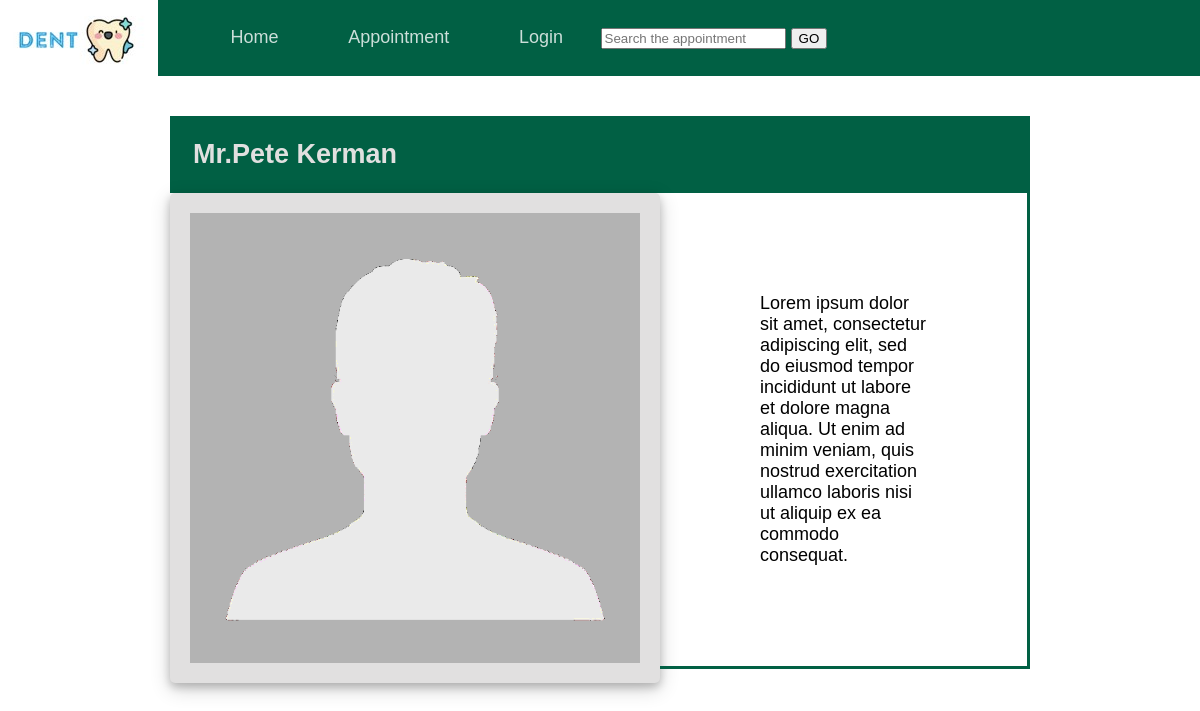
Page /staffdetail/1 on the committed database.
### dent/models.py (models this page shows, shortened)
class Staff(models.Model):
    TITLES = (
        ('Dr', 'Dr'),
        ('MDDr', 'MDDr'),
        ('MUDr', 'MUDr'),
        ('Bc','Bc'),
        ('Mrs', 'Mrs'),
        ('Mr', 'Mr'),
    )
    FIELDS = (
        ('Dental Surgery', 'Dental Surgery'),
        ('Stomatology', 'Stomatology'),
        ('Implantology', 'Implantology'),
        ('Dental Hygiene', 'Dental Hygiene'),
        ('Administrator','Administrator'),
    )
    user = models.OneToOneField(User, on_delete=models.CASCADE)
    title = models.CharField(max_length=20, choices = TITLES)
    fname = models.CharField(max_length = 100)
    sname = models.CharField(max_length= 100)
    about = models.TextField(null= True, blank = True)
    profile_pic = models.ImageField(null = True, blank= True)
    field = models.CharField(max_length=250, choices = FIELDS, default=000)

### dent/views.py (the view)
# urls.py: path('staffdetail/<int:pk>',views.staffdetailview, name = 'staffdetail'),
def staffdetailview(request,pk):
    try:
        employee = Staff.objects.get(id = pk)
        ctx = {'employee':employee}
        return render(request, 'dent/staffdetail.html',ctx)
    except exceptions.ObjectDoesNotExist:
        try:
            return redirect('dent:staffdetail',pk = request.user.staff.id)
        except:
            return redirect('dent:staffprofile',pk =request.user.id )

### templates/dent/staffdetail.html (shortened to what this page needs)
{% extends 'dent/main.html' %}
{% load static %}
{% block content %}
<div class="detail">
    <h2 class="detail-item1"> {{ employee.title }}.{{ employee.fname }} {{ employee.sname }}</h2>
    <img src = "{{ employee.profile_pic.url }}" width ="450" height = "450" class="detail-item2">
    <div class="detail-item3">{{ employee.about }}</div>
</div>
{% endblock %}

### static/css/main.css (style rules this page uses)
body { padding:0; margin:0; font-family: Arial, Helvetica, sans-serif; font-size: large; box-sizing: border-box; }
.detail { display: grid; grid-template-areas: "dateil-item1 dateil-item1 dateil-item1" "dateil-item2 dateil-item3 dateil-item3" "dateil-item2 dateil-item3 dateil-item3" "dateil-item2 dateil-item3 dateil-item3" "dateil-item2 . dateil-item4"; grid-gap:0; margin:40px; }
.detail-item1 { grid-area: dateil-item1; margin: 0px; padding:20px; margin:0 130px 0 130px; background-color: #016044; border:#016044 3px solid; color:#e1e0e0 }
.detail-item2 { grid-area: dateil-item2; margin-left: 130px; padding:20px; background-color:#e1e0e0; border-radius: 5px; box-shadow: 0 4px 8px 0 rgba(0, 0, 0, 0.2), 0 6px 20px 0 rgba(0, 0, 0, 0.19); }
.detail-item3 { grid-area: dateil-item3; padding:100px; border-right:solid 3px #016044; border-bottom:solid 3px #016044; margin:0 130px 0px 0; }

### rows in the picture
Staff: title "Mr", fname "Pete", sname "Kerman", profile_pic (placeholder picture), about "Lorem ipsum dolor sit amet, consectetur adipiscing elit, sed do eiusmod tempor incididunt ut labore et dolore magna aliqua. Ut enim ad minim veniam, quis nostrud exercitation ullamco laboris nisi ut aliquip ex ea commodo consequat."
